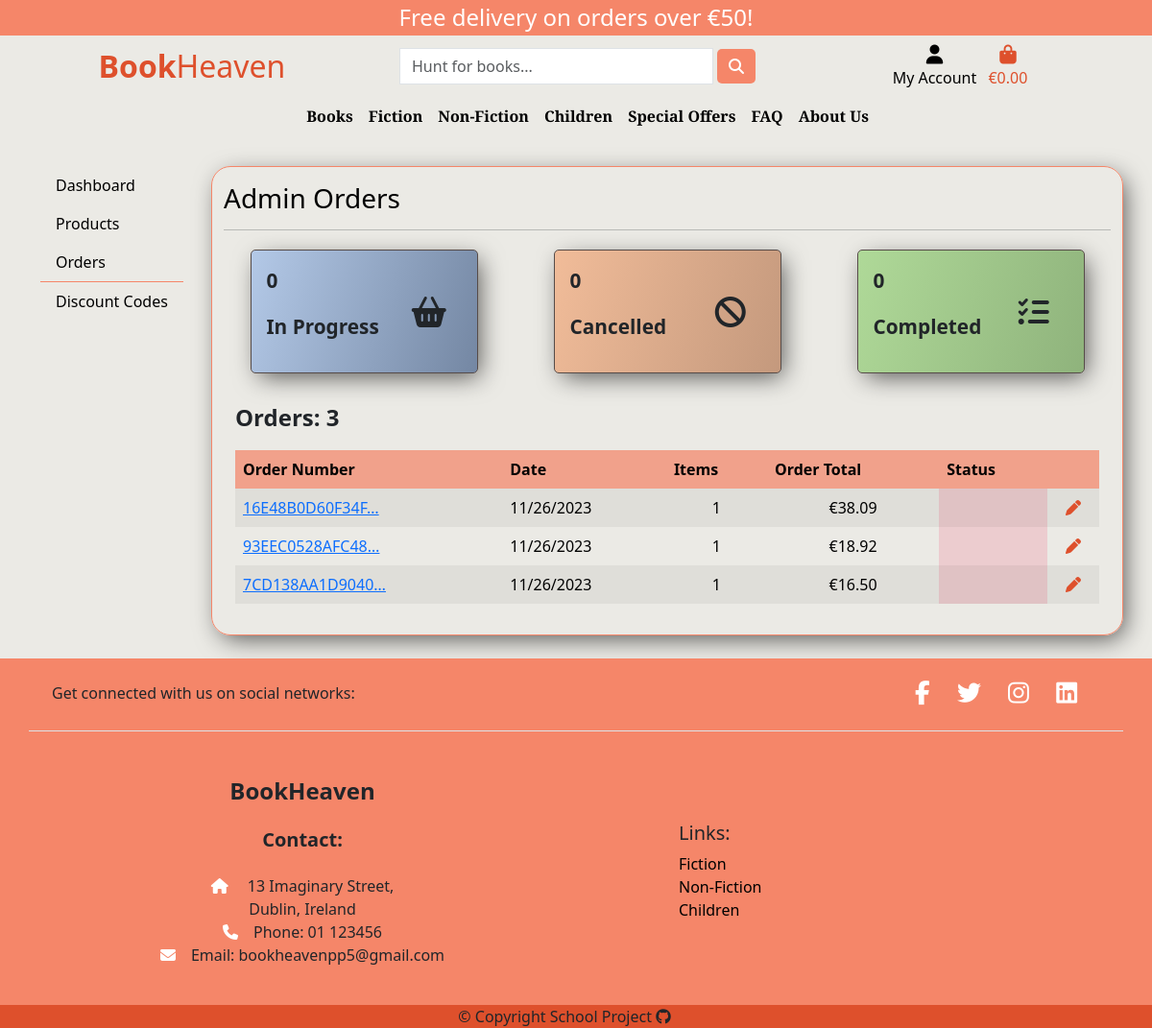
The app's page /admin_panel/orders/ (signed in), older data.
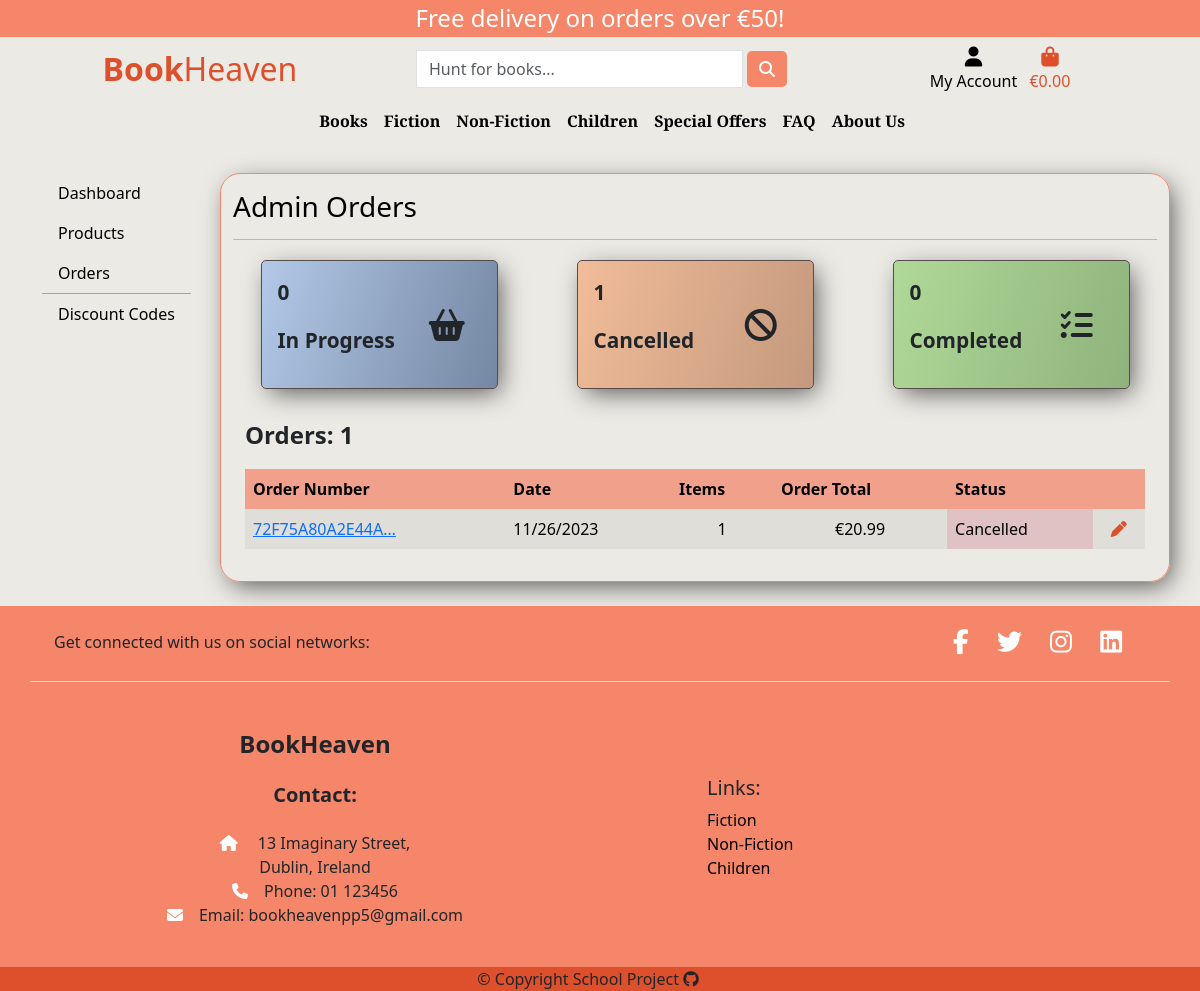
The same page, newer data.
### checkout/models.py (models this page shows, shortened)
class Order(models.Model):
    order_number = models.CharField(max_length=32, null=False, editable=False)
    user_profile = models.ForeignKey(
        UserProfile, on_delete=models.SET_NULL, null=True, blank=True, related_name='orders')
    full_name = models.CharField(max_length=50, null=False, blank=False)
    email = models.EmailField(max_length=254, null=False, blank=False)
    phone_number = models.CharField(max_length=20, null=False, blank=False)
    country = CountryField(max_length=40, null=False, blank=False)
    postcode = models.CharField(max_length=20, null=True, blank=True)
    town_or_city = models.CharField(max_length=40, null=False, blank=False)
    street_address1 = models.CharField(max_length=80, null=False, blank=False)
    street_address2 = models.CharField(max_length=80, null=True, blank=True)
    county = models.CharField(max_length=80, null=True, blank=True)
    date = models.DateTimeField(auto_now_add=True)
    delivery_cost = models.DecimalField(
        max_digits=6, decimal_places=2, null=False, default=0)
    discount = models.DecimalField(
        blank=True, null=True, max_digits=6, decimal_places=2)
    order_total = models.DecimalField(
        max_digits=10, decimal_places=2, null=False, default=0)
    grand_total = models.DecimalField(
        max_digits=10, decimal_places=2, null=False, default=0)
    original_cart = models.TextField(null=False, blank=False, default='')
    stripe_pid = models.CharField(
        max_length=254, null=False, blank=False, default='')

class OrderStatus(models.Model):
    order = models.OneToOneField(Order, on_delete=models.CASCADE)
    status = models.CharField(
        max_length=200, null=True, blank=True, choices=STATUS, default=STATUS[0][0])

### admin_panel/views.py (the view)
# urls.py: path('orders/', views.admin_orders, name='admin-orders'),
@login_required
def admin_orders(request):
    if not request.user.is_superuser:
        messages.error(request, 'You need admin rights to access this page.')
        return redirect('home')
    orders = Order.objects.all().order_by('-date')
    orders_in_progress = Order.objects.filter(
        orderstatus__status='in_progress')
    orders_completed = Order.objects.filter(orderstatus__status='completed')
    orders_cancelled = Order.objects.filter(orderstatus__status='cancelled')
    context = {
        'orders': orders,
        'orders_in_progress': orders_in_progress,
        'orders_completed': orders_completed,
        'orders_cancelled': orders_cancelled,
    }
    return render(request, 'admin_panel/admin_orders.html', context)

### admin_panel/templates/admin_panel/admin_orders.html (shortened to what this page needs)
{% extends 'admin_panel/admin_base.html' %}
{% block admin_content %}
<h3 class="text-black">Admin Orders</h3>
<hr>
<div class="row d-flex justify-content-around">
    <div class="col-10 col-md-3 stats-container orders p-3 my-1">
        <div class="row">
            <div class="col-8">
                <p class="fw-bold">{{ orders_in_progress.count }}</p>
                <p class="fw-bold">In Progress</p>
            </div>
            <div class="col-4 my-auto"><i class="fa-solid fa-basket-shopping fa-2xl"></i></div>
        </div>
    </div>
    <div class="col-10 col-md-3 stats-container products p-3 my-1">
        <div class="row">
            <div class="col-8">
                <p class="fw-bold">{{ orders_cancelled.count }}</p>
                <p class="fw-bold">Cancelled</p>
            </div>
            <div class="col-4 my-auto"><i class="fa-solid fa-ban fa-2xl"></i></div>
        </div>
    </div>
    <div class="col-10 col-md-3 stats-container users p-3 my-1">
        <div class="row">
            <div class="col-8">
                <p class="fw-bold">{{ orders_completed.count }}</p>
                <p class="fw-bold">Completed</p>
            </div>
            <div class="col-4 my-auto"><i class="fa-solid fa-list-check fa-2xl"></i>
            </div>
        </div>
    </div>
    <div class="row">
        <div class="col-12">
            <p class="fw-bold fs-4 mt-4">Orders: {{ orders.count }}</p>
            {% if orders %}
            <div class="order-history table-responsive mt-3">
                <table class="table table-borderless table-striped table-hover">
                    <thead>
                        <tr class="order-table-row">
                            <th>Order Number</th>
                            <th>Date</th>
                            <th>Items</th>
                            <th>Order Total</th>
                            <th>Status</th>
                            <th></th>
                        </tr>
                    </thead>
                    <tbody>
                        {% for order in orders %}
                        <tr>
                            <td>
                                <a href="{% url 'order-history' order.id %}" title="{{ order.order_number }}">
                                    {{ order.order_number|truncatechars:15 }}
                                </a>
                            </td>
                            <td>{{ order.date|date:"SHORT_DATE_FORMAT" }}</td>
                            <td class="text-center">
                                {{ order.lineitems.count }}
                            </td>
                            <td class="text-center">€{{ order.grand_total }}</td>
                            {% if order.orderstatus.status == 'in_progress' %}
                            <td id="status-cell-progress">
                                {{ order.orderstatus.get_status_display }}
                            </td>
                            {% elif order.orderstatus.status == 'completed' %}
                            <td id="status-cell-completed">
                                {{ order.orderstatus.get_status_display }}
                            </td>
                            {% else %}
                            <td id="status-cell-cancelled">
                                {{ order.orderstatus.get_status_display }}
                            </td>
                            {% endif %}
                            <td class="text-center">
                                <a href="{% url 'admin-orders-edit' order.id %}" class="text-orange" title="Edit"><i
                                        class="fa-solid fa-pen"></i></a>
                            </td>
                        </tr>
                        {% endfor %}
                    </tbody>
                </table>
            </div>
            {% else %}
            <div class="d-grid gap-2">
                <p class="text-center">No orders to display</p>
            </div>
            {% endif %}
        </div>
    </div>
</div>
{% endblock admin_content %}

Row changes from the older to the newer data that the page shows:
removed Order: order_number "16E48B0D60F34F…", date "11/26/2023", lineitems.count "1", grand_total "38.09"
removed Order: order_number "93EEC0528AFC48…", date "11/26/2023", lineitems.count "1", grand_total "18.92"
changed Order id 1: order_number "7CD138AA1D9040…" → "72F75A80A2E44A…"; grand_total "16.50" → "20.99"; orderstatus.status (not shown) → "Cancelled"
Text that changed along with them:
{{ orders_cancelled.count }}: "0" → "1"
{{ orders.count }}: "3" → "1"
